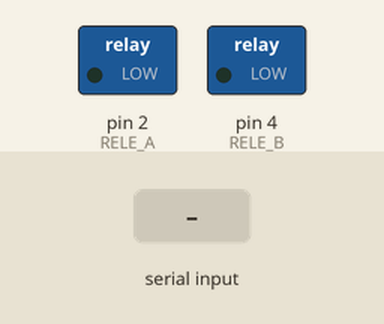
This sketch was run on a simulated Arduino Uno, built with avr-gcc and run on an emulated ATmega328P. On the bench: switched loads named in the sketch (green lamp = pin HIGH). The inputs (shaded band) are chosen by the test bench. What the sketch prints to the serial monitor is not drawn.

Above: at 1.2 s.
1.3 s: "1" received over Serial
At 3.1 s:
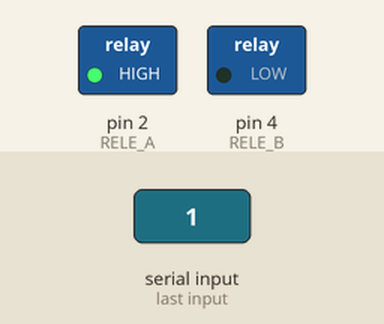
3.5 s: "3" received over Serial
At 4.6 s:
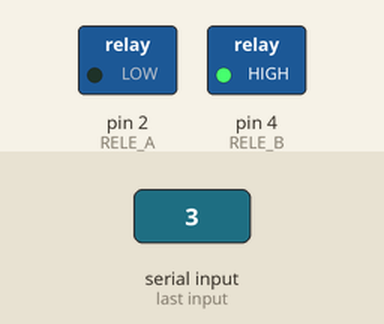
5.5 s: "5" received over Serial
At 7.2 s:
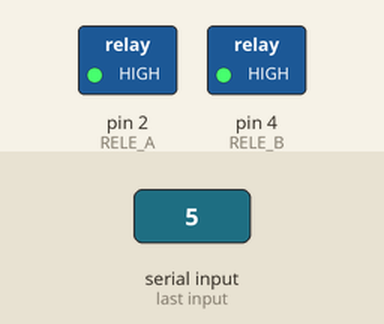
7.5 s: "0" received over Serial
At 8.8 s:
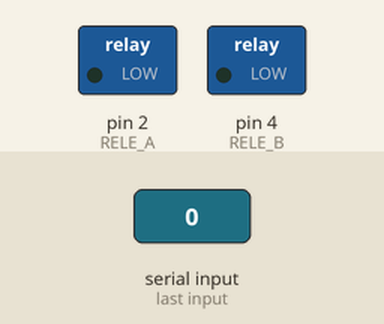
Timing chart, 0 to 10.5 s (numbered marks = the images above; inputs shaded):
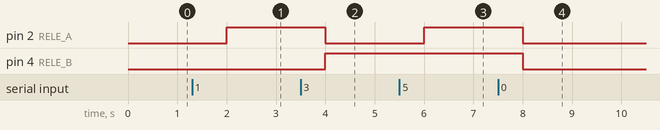

Measured:
- after the input at 1.3 s, pin 2 (RELE_A): LOW → HIGH after 0.70 s
- after the input at 3.5 s, pin 2 (RELE_A): HIGH → LOW after 0.50 s; pin 4 (RELE_B): LOW → HIGH after 0.50 s
- after the input at 5.5 s, pin 2 (RELE_A): LOW → HIGH after 0.50 s
- after the input at 7.5 s, pin 2 (RELE_A), pin 4 (RELE_B): HIGH → LOW after 0.50 s

The sketch:

obs_control_relay.ino
```cpp
// 4 == TODO ENCENDIDOS, 5 == TODO APAGADO
int RELE_A = 2; // 0 = encendido, 1 = apagado
int RELE_B = 4; // 2 = encendido, 3 = apagado

char data;

void setup() {
  // put your setup code here, to run once:
  pinMode(RELE_A, OUTPUT);
  pinMode(RELE_B, OUTPUT);
  Serial.begin(9600);
}

void loop() {

 if ( Serial.available()) {     //Checks the availability of Serial port
  data = Serial.read();      // Read the data and stores it in variable
  Serial.print(data);       //Print the received data
 }
  if (data == '1'){
    digitalWrite(RELE_A, HIGH);
    digitalWrite(RELE_B, LOW);
  } else if (data == '0'){
    digitalWrite(RELE_A, LOW);
    digitalWrite(RELE_B, LOW);
  }

  if (data == '3'){
    digitalWrite(RELE_B, HIGH);
    digitalWrite(RELE_A, LOW);
  } else if (data == '2'){
    digitalWrite(RELE_B, LOW);
    digitalWrite(RELE_A, LOW);
  }

   if (data == '5'){
    digitalWrite(RELE_A, HIGH);
    digitalWrite(RELE_B, HIGH);
   }else if (data == '4'){
    digitalWrite(RELE_A, LOW);
    digitalWrite(RELE_B, LOW);
   }

  delay(1000);

}
```
